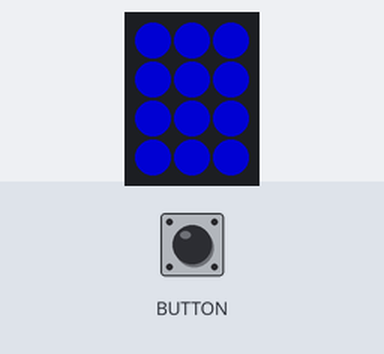
Simulated run of this program. Board: Adafruit MacroPad running CircuitPython. Shown: 3×4 RGB LED matrix. Dim RGB values are drawn brighter than linear; USB keyboard and mouse output is not drawn.

Above: at 0.1 s.
At 0.6 s:
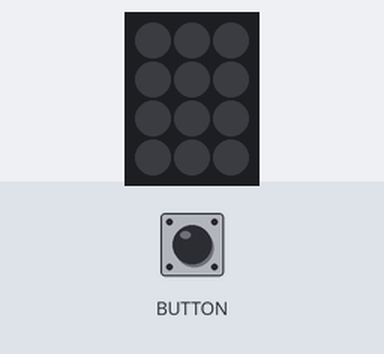

The program:

macropad_led_animation_example.py
```python
# (licence header left out)
"""
This simpletest example displays the Blink animation on the
MacroPad neopixels
"""
from adafruit_led_animation.animation.blink import Blink
from adafruit_led_animation.color import BLUE
from adafruit_macropad import MacroPad

macropad = MacroPad()

blink = Blink(macropad.pixels, speed=0.5, color=BLUE)

while True:
    blink.animate()
```

Measured:
- what the display in image 1 shows lasts 0.5 s, from 0.5 s to 1.0 s
